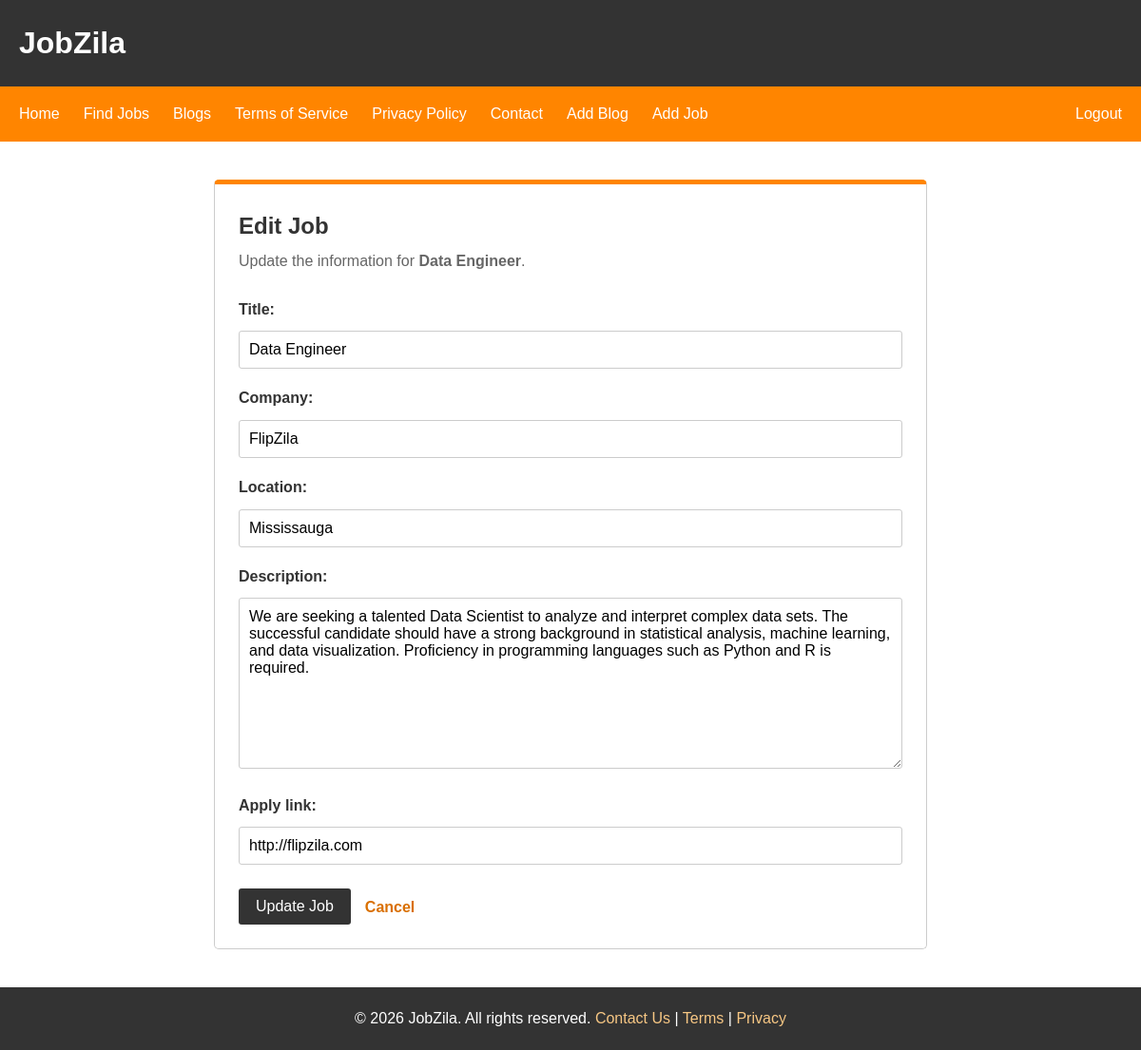
The page /jobs/2/edit/ (signed in) on the database its author committed.
### jobs/models.py (models this page shows, shortened)
class Job(models.Model):
    title = models.CharField(max_length=200)
    company = models.CharField(max_length=100)
    location = models.CharField(max_length=100)
    description = models.TextField()
    apply_link = models.URLField(blank=True, null=True)
    created_at = models.DateTimeField(auto_now_add=True)
    posted_by = models.ForeignKey(User, on_delete=models.CASCADE, null=True, blank=True)

### jobs/views.py (the view)
@login_required(login_url="/users/login/")
def edit_job(request, job_id):
    job = get_object_or_404(Job, id=job_id)
    if job.posted_by != request.user:
        raise PermissionDenied
    if request.method == "POST":
        form = CreateJobForm(
            request.POST,
            instance=job,
        )
        if form.is_valid():
            form.save()
            return redirect(
                "jobs:job_detail",
                job_id=job.id,
            )
    else:
        form = CreateJobForm(instance=job)
    return render(
        request,
        "jobs/edit_job.html",
        {
            "form": form,
            "job": job,
        },
    )

### jobs/forms.py
class CreateJobForm(forms.ModelForm):
    class Meta:
        model = Job
        fields = [
            "title",
            "company",
            "location",
            "description",
            "apply_link",
        ]
        widgets = {
            "title": forms.TextInput(
                attrs={
                    "placeholder": "Example: Python Developer",
                }
            ),
            "company": forms.TextInput(
                attrs={
                    "placeholder": "Example: Microsoft",
                }
            ),
            "location": forms.TextInput(
                attrs={
                    "placeholder": "Example: Toronto, ON",
                }
            ),
            "description": forms.Textarea(
                attrs={
                    "placeholder": "Describe the job responsibilities and requirements",
                    "rows": 7,
                }
            ),
            "apply_link": forms.URLInput(
                attrs={
                    "placeholder": "https://example.com/apply",
                }
            ),
        }

### jobs/templates/jobs/edit_job.html (shortened to what this page needs)
{% extends "sharedpage.html" %}
{% block main %}
<section class="job-form-section">
    <div class="job-form-card">
        <h2>Edit Job</h2>
        <p class="job-form-intro">
            Update the information for
            <strong>{{ job.title }}</strong>.
        </p>
        <form method="POST" class="job-form">
            {{ form.as_p }}
            <div class="job-form-buttons">
                <button type="submit">
                    Update Job
                </button>
                <a href="{% url 'jobs:job_detail' job.id %}">
                    Cancel
                </a>
            </div>
        </form>
    </div>
</section>
{% endblock main %}

### static/css/styles.css (style rules this page uses)
* { margin: 0; padding: 0; box-sizing: border-box; }
html, body { min-height: 100%; }
body { min-height: 100vh; font-family: Arial, Helvetica, sans-serif; font-size: 16px; line-height: 1.6; color: #333; display: flex; flex-direction: column; }
.job-form-section { width: 100%; display: flex; justify-content: center; padding: 40px 20px; }
.job-form-card { width: 100%; max-width: 750px; background: #fff; border: 1px solid #ccc; border-top: 5px solid #ff8500; border-radius: 5px; padding: 25px; }
.job-form-card h2 { margin-bottom: 5px; color: #333; }
.job-form-intro { margin-bottom: 25px; color: #666; }
.job-form p { margin-bottom: 18px; }
.job-form label { display: block; margin-bottom: 6px; font-weight: bold; color: #333; }
.job-form input, .job-form textarea, .job-form select { width: 100%; padding: 10px; margin-top: 4px; border: 1px solid #ccc; border-radius: 3px; font-family: inherit; font-size: 16px; }
.job-form textarea { min-height: 180px; resize: vertical; }
.job-form-buttons { display: flex; align-items: center; gap: 15px; margin-top: 25px; }
.job-form button { padding: 10px 18px; border: none; border-radius: 3px; background: #333; color: white; font-family: inherit; font-size: 16px; cursor: pointer; transition: .2s; }
.job-form-buttons a { color: #d96f00; text-decoration: none; font-weight: bold; }

### rows shown on the page
Job: title "Data Engineer", company "FlipZila", location "Mississauga", description "We are seeking a talented Data Scientist to analyze and interpret complex data sets. The successful candidate should have a strong background in statistical analysis, machine learning, and data visualization. Proficiency in programming languages such as Python and R is required.", apply_link "http://flipzila.com"
